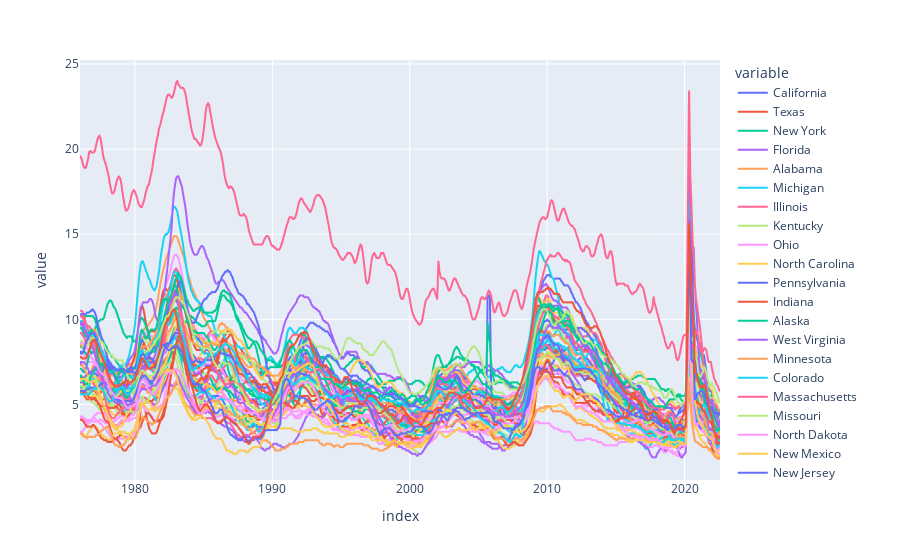

Notebook source saved alongside this figure:
### Code cell
# plotting states unemployment rate
px.line(state_unemp)

### Figure 1 — Plotly figure (JSON) as saved in the notebook; plotly's stock layout.template omitted (floating-point values rounded to 4 significant figures; data arrays with more than 128 entries replaced by an {"elided": "..."} marker saying what was removed)
{"data": [{"hovertemplate": "variable=California<br>index=%{x}<br>value=%{y}<extra></extra>", "legendgroup": "California", "line": {"color": "#636efa", "dash": "solid"}, "marker": {"symbol": "circle"}, "mode": "lines", "name": "California", "showlegend": true, "type": "scattergl", "x": {"elided": "558 str values"}, "xaxis": "x", "y": {"elided": "558 float values"}, "yaxis": "y"}, {"hovertemplate": "variable=Texas<br>index=%{x}<br>value=%{y}<extra></extra>", "legendgroup": "Texas", "line": {"color": "#EF553B", "dash": "solid"}, "marker": {"symbol": "circle"}, "mode": "lines", "name": "Texas", "showlegend": true, "type": "scattergl", "x": {"elided": "558 str values"}, "xaxis": "x", "y": {"elided": "558 float values"}, "yaxis": "y"}, {"hovertemplate": "variable=New York<br>index=%{x}<br>value=%{y}<extra></extra>", "legendgroup": "New York", "line": {"color": "#00cc96", "dash": "solid"}, "marker": {"symbol": "circle"}, "mode": "lines", "name": "New York", "showlegend": true, "type": "scattergl", "x": {"elided": "558 str values"}, "xaxis": "x", "y": {"elided": "558 float values"}, "yaxis": "y"}, {"hovertemplate": "variable=Florida<br>index=%{x}<br>value=%{y}<extra></extra>", "legendgroup": "Florida", "line": {"color": "#ab63fa", "dash": "solid"}, "marker": {"symbol": "circle"}, "mode": "lines", "name": "Florida", "showlegend": true, "type": "scattergl", "x": {"elided": "558 str values"}, "xaxis": "x", "y": {"elided": "558 float values"}, "yaxis": "y"}, {"hovertemplate": "variable=Alabama<br>index=%{x}<br>value=%{y}<extra></extra>", "legendgroup": "Alabama", "line": {"color": "#FFA15A", "dash": "solid"}, "marker": {"symbol": "circle"}, "mode": "lines", "name": "Alabama", "showlegend": true, "type": "scattergl", "x": {"elided": "558 str values"}, "xaxis": "x", "y": {"elided": "558 float values"}, "yaxis": "y"}, {"hovertemplate": "variable=Michigan<br>index=%{x}<br>value=%{y}<extra></extra>", "legendgroup": "Michigan", "line": {"color": "#19d3f3", "dash": "solid"}, "marker": {"symbol": "circle"}, "mode": "lines", "name": "Michigan", "showlegend": true, "type": "scattergl", "x": {"elided": "558 str values"}, "xaxis": "x", "y": {"elided": "558 float values"}, "yaxis": "y"}, {"hovertemplate": "variable=Illinois<br>index=%{x}<br>value=%{y}<extra></extra>", "legendgroup": "Illinois", "line": {"color": "#FF6692", "dash": "solid"}, "marker": {"symbol": "circle"}, "mode": "lines", "name": "Illinois", "showlegend": true, "type": "scattergl", "x": {"elided": "558 str values"}, "xaxis": "x", "y": {"elided": "558 float values"}, "yaxis": "y"}, {"hovertemplate": "variable=Kentucky<br>index=%{x}<br>value=%{y}<extra></extra>", "legendgroup": "Kentucky", "line": {"color": "#B6E880", "dash": "solid"}, "marker": {"symbol": "circle"}, "mode": "lines", "name": "Kentucky", "showlegend": true, "type": "scattergl", "x": {"elided": "558 str values"}, "xaxis": "x", "y": {"elided": "558 float values"}, "yaxis": "y"}, {"hovertemplate": "variable=Ohio<br>index=%{x}<br>value=%{y}<extra></extra>", "legendgroup": "Ohio", "line": {"color": "#FF97FF", "dash": "solid"}, "marker": {"symbol": "circle"}, "mode": "lines", "name": "Ohio", "showlegend": true, "type": "scattergl", "x": {"elided": "558 str values"}, "xaxis": "x", "y": {"elided": "558 float values"}, "yaxis": "y"}, {"hovertemplate": "variable=North Carolina<br>index=%{x}<br>value=%{y}<extra></extra>", "legendgroup": "North Carolina", "line": {"color": "#FECB52", "dash": "solid"}, "marker": {"symbol": "circle"}, "mode": "lines", "name": "North Carolina", "showlegend": true, "type": "scattergl", "x": {"elided": "558 str values"}, "xaxis": "x", "y": {"elided": "558 float values"}, "yaxis": "y"}, {"hovertemplate": "variable=Pennsylvania<br>index=%{x}<br>value=%{y}<extra></extra>", "legendgroup": "Pennsylvania", "line": {"color": "#636efa", "dash": "solid"}, "marker": {"symbol": "circle"}, "mode": "lines", "name": "Pennsylvania", "showlegend": true, "type": "scattergl", "x": {"elided": "558 str values"}, "xaxis": "x", "y": {"elided": "558 float values"}, "yaxis": "y"}, {"hovertemplate": "variable=Indiana<br>index=%{x}<br>value=%{y}<extra></extra>", "legendgroup": "Indiana", "line": {"color": "#EF553B", "dash": "solid"}, "marker": {"symbol": "circle"}, "mode": "lines", "name": "Indiana", "showlegend": true, "type": "scattergl", "x": {"elided": "558 str values"}, "xaxis": "x", "y": {"elided": "558 float values"}, "yaxis": "y"}, {"hovertemplate": "variable=Alaska<br>index=%{x}<br>value=%{y}<extra></extra>", "legendgroup": "Alaska", "line": {"color": "#00cc96", "dash": "solid"}, "marker": {"symbol": "circle"}, "mode": "lines", "name": "Alaska", "showlegend": true, "type": "scattergl", "x": {"elided": "558 str values"}, "xaxis": "x", "y": {"elided": "558 float values"}, "yaxis": "y"}, {"hovertemplate": "variable=West Virginia<br>index=%{x}<br>value=%{y}<extra></extra>", "legendgroup": "West Virginia", "line": {"color": "#ab63fa", "dash": "solid"}, "marker": {"symbol": "circle"}, "mode": "lines", "name": "West Virginia", "showlegend": true, "type": "scattergl", "x": {"elided": "558 str values"}, "xaxis": "x", "y": {"elided": "558 float values"}, "yaxis": "y"}, {"hovertemplate": "variable=Minnesota<br>index=%{x}<br>value=%{y}<extra></extra>", "legendgroup": "Minnesota", "line": {"color": "#FFA15A", "dash": "solid"}, "marker": {"symbol": "circle"}, "mode": "lines", "name": "Minnesota", "showlegend": true, "type": "scattergl", "x": {"elided": "558 str values"}, "xaxis": "x", "y": {"elided": "558 float values"}, "yaxis": "y"}, {"hovertemplate": "variable=Colorado<br>index=%{x}<br>value=%{y}<extra></extra>", "legendgroup": "Colorado", "line": {"color": "#19d3f3", "dash": "solid"}, "marker": {"symbol": "circle"}, "mode": "lines", "name": "Colorado", "showlegend": true, "type": "scattergl", "x": {"elided": "558 str values"}, "xaxis": "x", "y": {"elided": "558 float values"}, "yaxis": "y"}, {"hovertemplate": "variable=Massachusetts<br>index=%{x}<br>value=%{y}<extra></extra>", "legendgroup": "Massachusetts", "line": {"color": "#FF6692", "dash": "solid"}, "marker": {"symbol": "circle"}, "mode": "lines", "name": "Massachusetts", "showlegend": true, "type": "scattergl", "x": {"elided": "558 str values"}, "xaxis": "x", "y": {"elided": "558 float values"}, "yaxis": "y"}, {"hovertemplate": "variable=Missouri<br>index=%{x}<br>value=%{y}<extra></extra>", "legendgroup": "Missouri", "line": {"color": "#B6E880", "dash": "solid"}, "marker": {"symbol": "circle"}, "mode": "lines", "name": "Missouri", "showlegend": true, "type": "scattergl", "x": {"elided": "558 str values"}, "xaxis": "x", "y": {"elided": "558 float values"}, "yaxis": "y"}, {"hovertemplate": "variable=North Dakota<br>index=%{x}<br>value=%{y}<extra></extra>", "legendgroup": "North Dakota", "line": {"color": "#FF97FF", "dash": "solid"}, "marker": {"symbol": "circle"}, "mode": "lines", "name": "North Dakota", "showlegend": true, "type": "scattergl", "x": {"elided": "558 str values"}, "xaxis": "x", "y": {"elided": "558 float values"}, "yaxis": "y"}, {"hovertemplate": "variable=New Mexico<br>index=%{x}<br>value=%{y}<extra></extra>", "legendgroup": "New Mexico", "line": {"color": "#FECB52", "dash": "solid"}, "marker": {"symbol": "circle"}, "mode": "lines", "name": "New Mexico", "showlegend": true, "type": "scattergl", "x": {"elided": "558 str values"}, "xaxis": "x", "y": {"elided": "558 float values"}, "yaxis": "y"}, {"hovertemplate": "variable=New Jersey<br>index=%{x}<br>value=%{y}<extra></extra>", "legendgroup": "New Jersey", "line": {"color": "#636efa", "dash": "solid"}, "marker": {"symbol": "circle"}, "mode": "lines", "name": "New Jersey", "showlegend": true, "type": "scattergl", "x": {"elided": "558 str values"}, "xaxis": "x", "y": {"elided": "558 float values"}, "yaxis": "y"}, {"hovertemplate": "variable=Wisconsin<br>index=%{x}<br>value=%{y}<extra></extra>", "legendgroup": "Wisconsin", "line": {"color": "#EF553B", "dash": "solid"}, "marker": {"symbol": "circle"}, "mode": "lines", "name": "Wisconsin", "showlegend": true, "type": "scattergl", "x": {"elided": "558 str values"}, "xaxis": "x", "y": {"elided": "558 float values"}, "yaxis": "y"}, {"hovertemplate": "variable=Georgia<br>index=%{x}<br>value=%{y}<extra></extra>", "legendgroup": "Georgia", "line": {"color": "#00cc96", "dash": "solid"}, "marker": {"symbol": "circle"}, "mode": "lines", "name": "Georgia", "showlegend": true, "type": "scattergl", "x": {"elided": "558 str values"}, "xaxis": "x", "y": {"elided": "558 float values"}, "yaxis": "y"}, {"hovertemplate": "variable=Hawaii<br>index=%{x}<br>value=%{y}<extra></extra>", "legendgroup": "Hawaii", "line": {"color": "#ab63fa", "dash": "solid"}, "marker": {"symbol": "circle"}, "mode": "lines", "name": "Hawaii", "showlegend": true, "type": "scattergl", "x": {"elided": "558 str values"}, "xaxis": "x", "y": {"elided": "558 float values"}, "yaxis": "y"}, {"hovertemplate": "variable=Washington<br>index=%{x}<br>value=%{y}<extra></extra>", "legendgroup": "Washington", "line": {"color": "#FFA15A", "dash": "solid"}, "marker": {"symbol": "circle"}, "mode": "lines", "name": "Washington", "showlegend": true, "type": "scattergl", "x": {"elided": "558 str values"}, "xaxis": "x", "y": {"elided": "558 float values"}, "yaxis": "y"}, {"hovertemplate": "variable=Tennessee<br>index=%{x}<br>value=%{y}<extra></extra>", "legendgroup": "Tennessee", "line": {"color": "#19d3f3", "dash": "solid"}, "marker": {"symbol": "circle"}, "mode": "lines", "name": "Tennessee", "showlegend": true, "type": "scattergl", "x": {"elided": "558 str values"}, "xaxis": "x", "y": {"elided": "558 float values"}, "yaxis": "y"}, {"hovertemplate": "variable=Arizona<br>index=%{x}<br>value=%{y}<extra></extra>", "legendgroup": "Arizona", "line": {"color": "#FF6692", "dash": "solid"}, "marker": {"symbol": "circle"}, "mode": "lines", "name": "Arizona", "showlegend": true, "type": "scattergl", "x": {"elided": "558 str values"}, "xaxis": "x", "y": {"elided": "558 float values"}, "yaxis": "y"}, {"hovertemplate": "variable=Virginia<br>index=%{x}<br>value=%{y}<extra></extra>", "legendgroup": "Virginia", "line": {"color": "#B6E880", "dash": "solid"}, "marker": {"symbol": "circle"}, "mode": "lines", "name": "Virginia", "showlegend": true, "type": "scattergl", "x": {"elided": "558 str values"}, "xaxis": "x", "y": {"elided": "558 float values"}, "yaxis": "y"}, {"hovertemplate": "variable=Iowa<br>index=%{x}<br>value=%{y}<extra></extra>", "legendgroup": "Iowa", "line": {"color": "#FF97FF", "dash": "solid"}, "marker": {"symbol": "circle"}, "mode": "lines", "name": "Iowa", "showlegend": true, "type": "scattergl", "x": {"elided": "558 str values"}, "xaxis": "x", "y": {"elided": "558 float values"}, "yaxis": "y"}, {"hovertemplate": "variable=Utah<br>index=%{x}<br>value=%{y}<extra></extra>", "legendgroup": "Utah", "line": {"color": "#FECB52", "dash": "solid"}, "marker": {"symbol": "circle"}, "mode": "lines", "name": "Utah", "showlegend": true, "type": "scattergl", "x": {"elided": "558 str values"}, "xaxis": "x", "y": {"elided": "558 float values"}, "yaxis": "y"}, {"hovertemplate": "variable=Louisiana<br>index=%{x}<br>value=%{y}<extra></extra>", "legendgroup": "Louisiana", "line": {"color": "#636efa", "dash": "solid"}, "marker": {"symbol": "circle"}, "mode": "lines", "name": "Louisiana", "showlegend": true, "type": "scattergl", "x": {"elided": "558 str values"}, "xaxis": "x", "y": {"elided": "558 float values"}, "yaxis": "y"}, {"hovertemplate": "variable=Oklahoma<br>index=%{x}<br>value=%{y}<extra></extra>", "legendgroup": "Oklahoma", "line": {"color": "#EF553B", "dash": "solid"}, "marker": {"symbol": "circle"}, "mode": "lines", "name": "Oklahoma", "showlegend": true, "type": "scattergl", "x": {"elided": "558 str values"}, "xaxis": "x", "y": {"elided": "558 float values"}, "yaxis": "y"}, {"hovertemplate": "variable=Oregon<br>index=%{x}<br>value=%{y}<extra></extra>", "legendgroup": "Oregon", "line": {"color": "#00cc96", "dash": "solid"}, "marker": {"symbol": "circle"}, "mode": "lines", "name": "Oregon", "showlegend": true, "type": "scattergl", "x": {"elided": "558 str values"}, "xaxis": "x", "y": {"elided": "558 float values"}, "yaxis": "y"}, {"hovertemplate": "variable=South Carolina<br>index=%{x}<br>value=%{y}<extra></extra>", "legendgroup": "South Carolina", "line": {"color": "#ab63fa", "dash": "solid"}, "marker": {"symbol": "circle"}, "mode": "lines", "name": "South Carolina", "showlegend": true, "type": "scattergl", "x": {"elided": "558 str values"}, "xaxis": "x", "y": {"elided": "558 float values"}, "yaxis": "y"}, {"hovertemplate": "variable=Arkansas<br>index=%{x}<br>value=%{y}<extra></extra>", "legendgroup": "Arkansas", "line": {"color": "#FFA15A", "dash": "solid"}, "marker": {"symbol": "circle"}, "mode": "lines", "name": "Arkansas", "showlegend": true, "type": "scattergl", "x": {"elided": "558 str values"}, "xaxis": "x", "y": {"elided": "558 float values"}, "yaxis": "y"}, {"hovertemplate": "variable=Maine<br>index=%{x}<br>value=%{y}<extra></extra>", "legendgroup": "Maine", "line": {"color": "#19d3f3", "dash": "solid"}, "marker": {"symbol": "circle"}, "mode": "lines", "name": "Maine", "showlegend": true, "type": "scattergl", "x": {"elided": "558 str values"}, "xaxis": "x", "y": {"elided": "558 float values"}, "yaxis": "y"}, {"hovertemplate": "variable=Nevada<br>index=%{x}<br>value=%{y}<extra></extra>", "legendgroup": "Nevada", "line": {"color": "#FF6692", "dash": "solid"}, "marker": {"symbol": "circle"}, "mode": "lines", "name": "Nevada", "showlegend": true, "type": "scattergl", "x": {"elided": "558 str values"}, "xaxis": "x", "y": {"elided": "558 float values"}, "yaxis": "y"}, {"hovertemplate": "variable=Maryland<br>index=%{x}<br>value=%{y}<extra></extra>", "legendgroup": "Maryland", "line": {"color": "#B6E880", "dash": "solid"}, "marker": {"symbol": "circle"}, "mode": "lines", "name": "Maryland", "showlegend": true, "type": "scattergl", "x": {"elided": "558 str values"}, "xaxis": "x", "y": {"elided": "558 float values"}, "yaxis": "y"}, {"hovertemplate": "variable=Kansas<br>index=%{x}<br>value=%{y}<extra></extra>", "legendgroup": "Kansas", "line": {"color": "#FF97FF", "dash": "solid"}, "marker": {"symbol": "circle"}, "mode": "lines", "name": "Kansas", "showlegend": true, "type": "scattergl", "x": {"elided": "558 str values"}, "xaxis": "x", "y": {"elided": "558 float values"}, "yaxis": "y"}, {"hovertemplate": "variable=South Dakota<br>index=%{x}<br>value=%{y}<extra></extra>", "legendgroup": "South Dakota", "line": {"color": "#FECB52", "dash": "solid"}, "marker": {"symbol": "circle"}, "mode": "lines", "name": "South Dakota", "showlegend": true, "type": "scattergl", "x": {"elided": "558 str values"}, "xaxis": "x", "y": {"elided": "558 float values"}, "yaxis": "y"}, {"hovertemplate": "variable=Montana<br>index=%{x}<br>value=%{y}<extra></extra>", "legendgroup": "Montana", "line": {"color": "#636efa", "dash": "solid"}, "marker": {"symbol": "circle"}, "mode": "lines", "name": "Montana", "showlegend": true, "type": "scattergl", "x": {"elided": "558 str values"}, "xaxis": "x", "y": {"elided": "558 float values"}, "yaxis": "y"}, {"hovertemplate": "variable=Wyoming<br>index=%{x}<br>value=%{y}<extra></extra>", "legendgroup": "Wyoming", "line": {"color": "#EF553B", "dash": "solid"}, "marker": {"symbol": "circle"}, "mode": "lines", "name": "Wyoming", "showlegend": true, "type": "scattergl", "x": {"elided": "558 str values"}, "xaxis": "x", "y": {"elided": "558 float values"}, "yaxis": "y"}, {"hovertemplate": "variable=Mississippi<br>index=%{x}<br>value=%{y}<extra></extra>", "legendgroup": "Mississippi", "line": {"color": "#00cc96", "dash": "solid"}, "marker": {"symbol": "circle"}, "mode": "lines", "name": "Mississippi", "showlegend": true, "type": "scattergl", "x": {"elided": "558 str values"}, "xaxis": "x", "y": {"elided": "558 float values"}, "yaxis": "y"}, {"hovertemplate": "variable=Connecticut<br>index=%{x}<br>value=%{y}<extra></extra>", "legendgroup": "Connecticut", "line": {"color": "#ab63fa", "dash": "solid"}, "marker": {"symbol": "circle"}, "mode": "lines", "name": "Connecticut", "showlegend": true, "type": "scattergl", "x": {"elided": "558 str values"}, "xaxis": "x", "y": {"elided": "558 float values"}, "yaxis": "y"}, {"hovertemplate": "variable=Nebraska<br>index=%{x}<br>value=%{y}<extra></extra>", "legendgroup": "Nebraska", "line": {"color": "#FFA15A", "dash": "solid"}, "marker": {"symbol": "circle"}, "mode": "lines", "name": "Nebraska", "showlegend": true, "type": "scattergl", "x": {"elided": "558 str values"}, "xaxis": "x", "y": {"elided": "558 float values"}, "yaxis": "y"}, {"hovertemplate": "variable=Idaho<br>index=%{x}<br>value=%{y}<extra></extra>", "legendgroup": "Idaho", "line": {"color": "#19d3f3", "dash": "solid"}, "marker": {"symbol": "circle"}, "mode": "lines", "name": "Idaho", "showlegend": true, "type": "scattergl", "x": {"elided": "558 str values"}, "xaxis": "x", "y": {"elided": "558 float values"}, "yaxis": "y"}, {"hovertemplate": "variable=Puerto Rico<br>index=%{x}<br>value=%{y}<extra></extra>", "legendgroup": "Puerto Rico", "line": {"color": "#FF6692", "dash": "solid"}, "marker": {"symbol": "circle"}, "mode": "lines", "name": "Puerto Rico", "showlegend": true, "type": "scattergl", "x": {"elided": "558 str values"}, "xaxis": "x", "y": {"elided": "558 float values"}, "yaxis": "y"}, {"hovertemplate": "variable=District of Columbia<br>index=%{x}<br>value=%{y}<extra></extra>", "legendgroup": "District of Columbia", "line": {"color": "#B6E880", "dash": "solid"}, "marker": {"symbol": "circle"}, "mode": "lines", "name": "District of Columbia", "showlegend": true, "type": "scattergl", "x": {"elided": "558 str values"}, "xaxis": "x", "y": {"elided": "558 float values"}, "yaxis": "y"}, {"hovertemplate": "variable=Vermont<br>index=%{x}<br>value=%{y}<extra></extra>", "legendgroup": "Vermont", "line": {"color": "#FF97FF", "dash": "solid"}, "marker": {"symbol": "circle"}, "mode": "lines", "name": "Vermont", "showlegend": true, "type": "scattergl", "x": {"elided": "558 str values"}, "xaxis": "x", "y": {"elided": "558 float values"}, "yaxis": "y"}, {"hovertemplate": "variable=New Hampshire<br>index=%{x}<br>value=%{y}<extra></extra>", "legendgroup": "New Hampshire", "line": {"color": "#FECB52", "dash": "solid"}, "marker": {"symbol": "circle"}, "mode": "lines", "name": "New Hampshire", "showlegend": true, "type": "scattergl", "x": {"elided": "558 str values"}, "xaxis": "x", "y": {"elided": "558 float values"}, "yaxis": "y"}, {"hovertemplate": "variable=Delaware<br>index=%{x}<br>value=%{y}<extra></extra>", "legendgroup": "Delaware", "line": {"color": "#636efa", "dash": "solid"}, "marker": {"symbol": "circle"}, "mode": "lines", "name": "Delaware", "showlegend": true, "type": "scattergl", "x": {"elided": "558 str values"}, "xaxis": "x", "y": {"elided": "558 float values"}, "yaxis": "y"}, {"hovertemplate": "variable=Rhode Island<br>index=%{x}<br>value=%{y}<extra></extra>", "legendgroup": "Rhode Island", "line": {"color": "#EF553B", "dash": "solid"}, "marker": {"symbol": "circle"}, "mode": "lines", "name": "Rhode Island", "showlegend": true, "type": "scattergl", "x": {"elided": "558 str values"}, "xaxis": "x", "y": {"elided": "558 float values"}, "yaxis": "y"}], "layout": {"legend": {"title": {"text": "variable"}, "tracegroupgap": 0}, "margin": {"t": 60}, "xaxis": {"anchor": "y", "domain": [0, 1], "title": {"text": "index"}}, "yaxis": {"anchor": "x", "domain": [0, 1], "title": {"text": "value"}}}}
